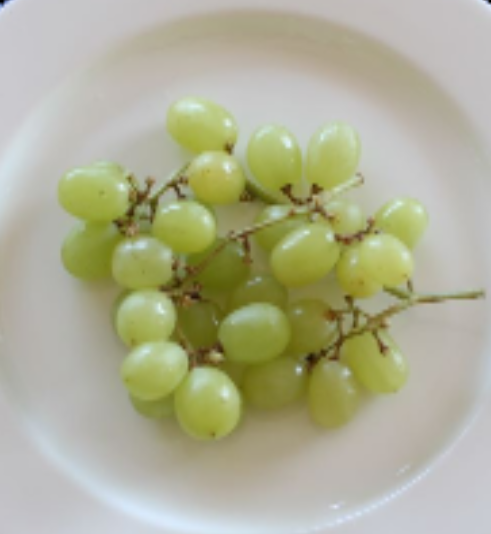
%> input picture sample.png, 491 x 534 px
$ octave wsd.m   (GNU Octave 9; MATLAB toolbox functions it lacks are replaced by stand-ins)
%> lines starting %> are read from the running program, lines starting %| are printed output that depends on the picture; in (x1, y1, x2, y2) boxes, pixels count from 0 and x2, y2 are one past the last pixel; in counts of white or black regions, pixels touching at a corner belong together; the program's own positions count from 1
close all;
clear;
clc;

img = imread('sample.png');
%> img is the input picture: size 534x491x3 uint8; mean R, G, B 174.7, 175.1, 148
figure;
imshow(img);

se = strel('disk', 20);
io = imopen(img, se);
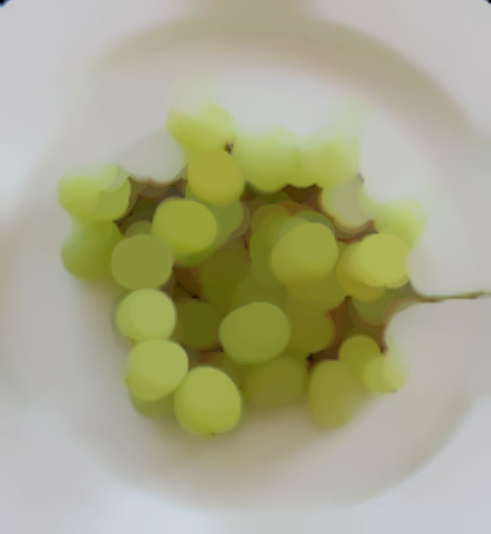
%> io: size 534x491x3 uint8; mean R, G, B 170, 169.4, 138.2
figure;
imshow(io);

hist = histeq(io);
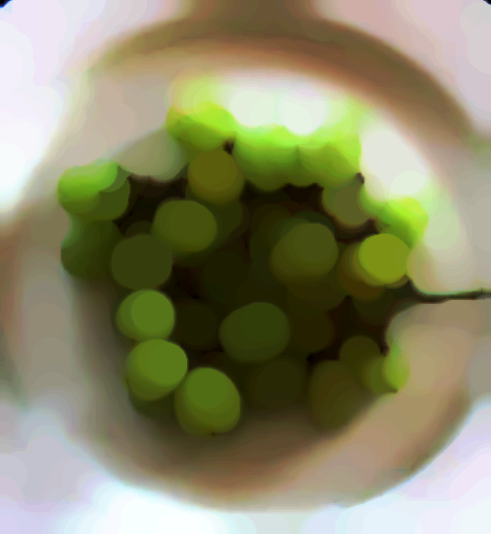
%> hist: size 534x491x3 uint8; mean R, G, B 139.1, 137.5, 104.5
figure;
imshow(hist);

hist = hist(:, :, 3);
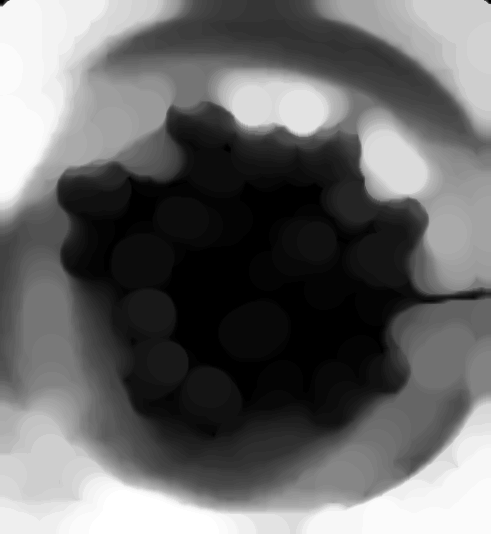
%> hist: size 534x491 uint8; min 0, max 255, mean 104.5
figure;
imshow(hist);

mask = hist < 50;
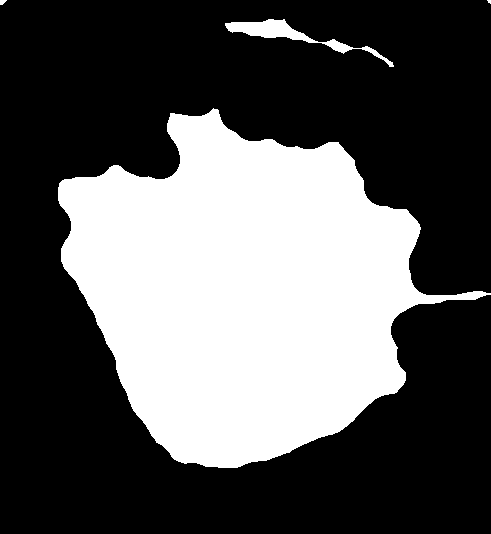
%> mask: size 534x491 logical; 34.9% white; 4 white regions (1 under 20 px), largest, box (x1, y1, x2, y2) and area: (58, 108, 491, 468) 90003, (225, 19, 394, 67) 1451, (0, 0, 7, 5) 25
figure;
imshow(mask);

maskedImg = labeloverlay(img, mask);
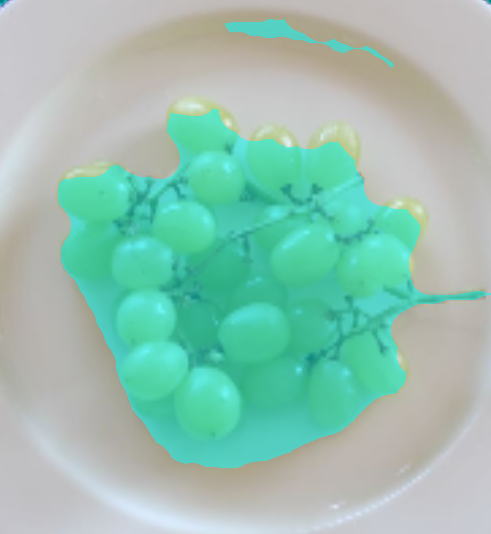
%> maskedImg: size 534x491x3 uint8; mean R, G, B 149.1, 193.4, 178
figure;
imshow(maskedImg);

% [22 lines of commented-out code are left out]
